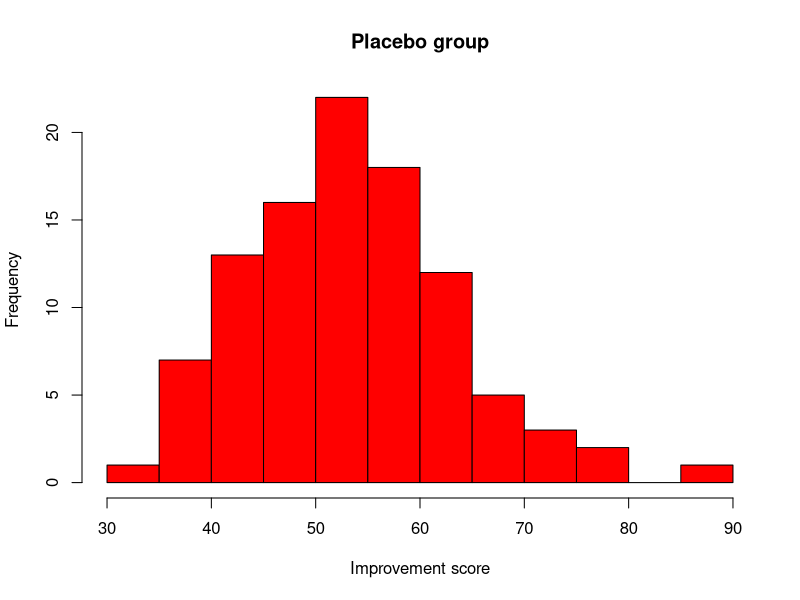
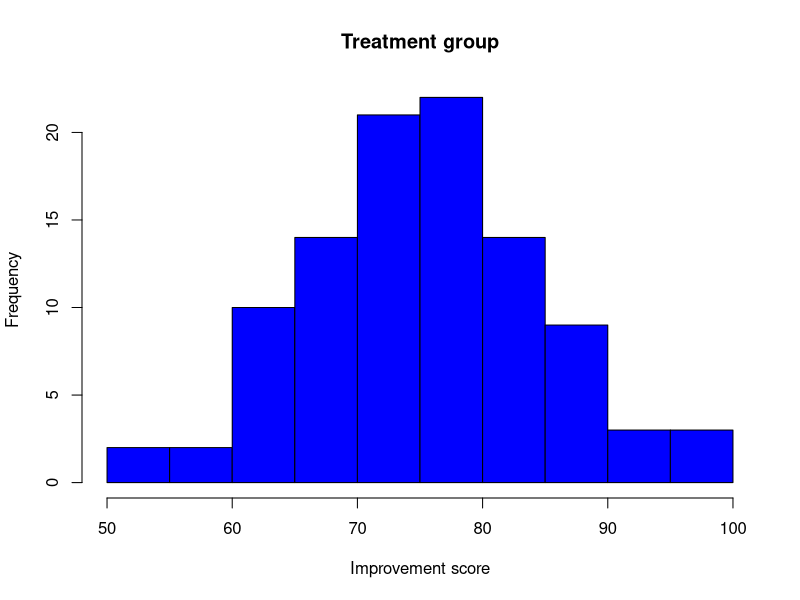
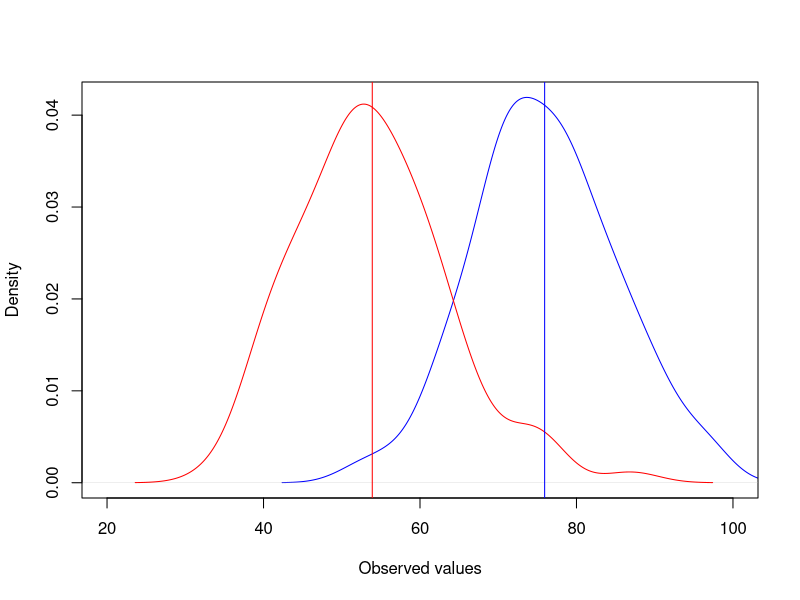
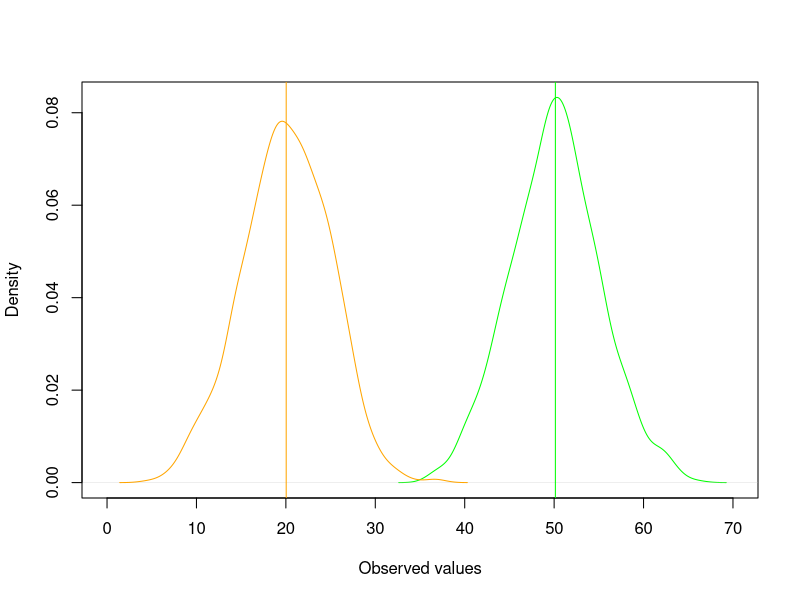
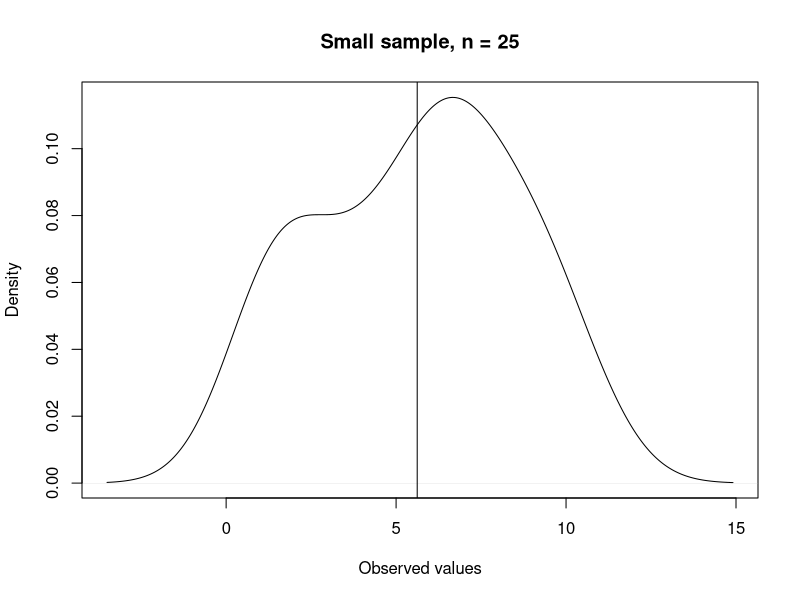
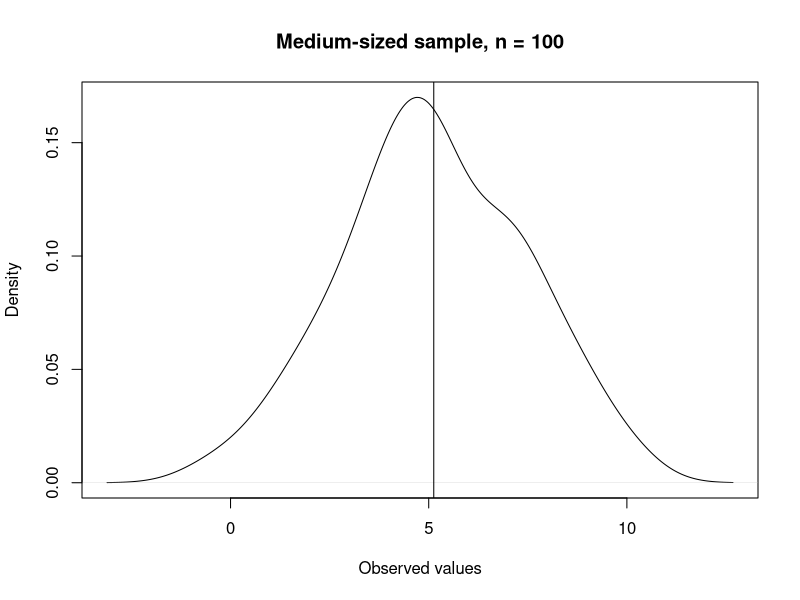
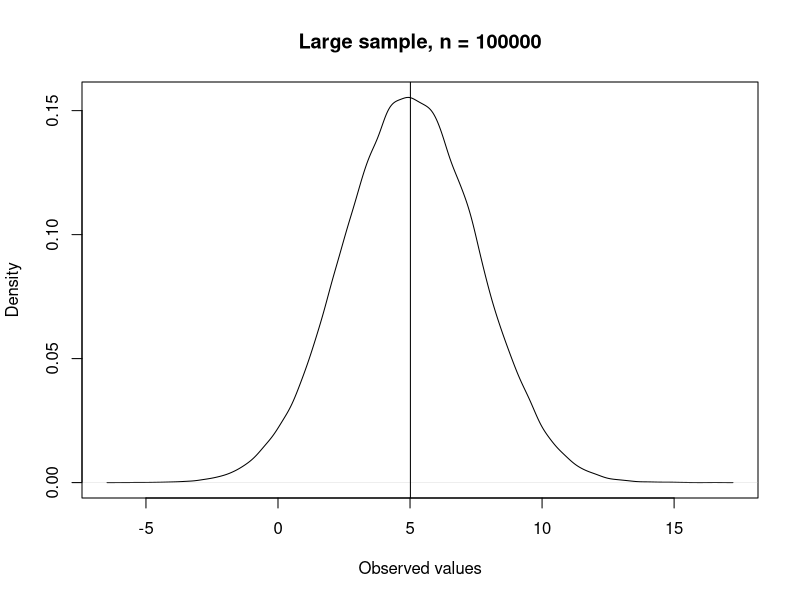

Generate these figures, in order, with R:
## ---- chunk 1
set.seed(123)
rct_data = data.frame('group' = rep(c('treatment', 'placebo'), each = 100))
a = round(rnorm(100, 75, 10))
b = round(rnorm(100, 55, 10))
rct_data$improvement = c(a, b)
## ---- chunk 2
tapply(rct_data$improvement, rct_data$group, mean)
## ---- chunk 3
tapply(rct_data$improvement, rct_data$group, sd)
## ---- chunk 4
hist(rct_data$improvement[rct_data$group == 'placebo']
     , col = 'red'
     , main = 'Placebo group'
     , xlab = 'Improvement score')
## ---- chunk 5
hist(rct_data$improvement[rct_data$group == 'treatment']
     , col = 'blue'
     , main = 'Treatment group'
     , xlab = 'Improvement score')
## ---- chunk 6
{plot(density(rct_data$improvement[rct_data$group == 'treatment']), col = 'blue', main = '', xlab='Observed values', xlim=c(20,100))
lines(density(rct_data$improvement[rct_data$group == 'placebo']), col = 'red')
abline(v = mean(rct_data$improvement[rct_data$group == 'treatment']), col='blue')
abline(v = mean(rct_data$improvement[rct_data$group == 'placebo']), col='red')}
## ---- chunk 7
a1 = rnorm(1000, 50, 5)
b1 = rnorm(1000, 20, 5)
{plot(density(a1), col = 'green', main = '', xlab='Observed values', xlim=c(0,70))
lines(density(b1), col = 'orange')
abline(v = mean(a1), col='green')
abline(v = mean(b1), col='orange')}
## ---- chunk 8
t.test(rct_data$improvement ~ rct_data$group)
## ---- chunk 9
set.seed(456)
small_group = rnorm(25, 5, 2.5)
medium_group = rnorm(100, 5, 2.5)
large_group = rnorm(100000, 5, 2.5)
## ---- chunk 10
{plot(density(small_group), main = 'Small sample, n = 25', xlab='Observed values')
abline(v = mean(small_group))}
## ---- chunk 11
{plot(density(medium_group), main = 'Medium-sized sample, n = 100', xlab='Observed values')
abline(v = mean(medium_group))}
## ---- chunk 12
{plot(density(large_group), main = 'Large sample, n = 100000', xlab='Observed values')
abline(v = mean(large_group))}
## ---- chunk 13
mean(small_group)
## ---- chunk 14
mean(medium_group)
## ---- chunk 15
mean(large_group)
## ---- chunk 16
#small sample size
sd(small_group)/sqrt(25)
## ---- chunk 17
#small sample size
sd(medium_group)/sqrt(100)
## ---- chunk 18
#small sample size
sd(large_group)/sqrt(100000)
